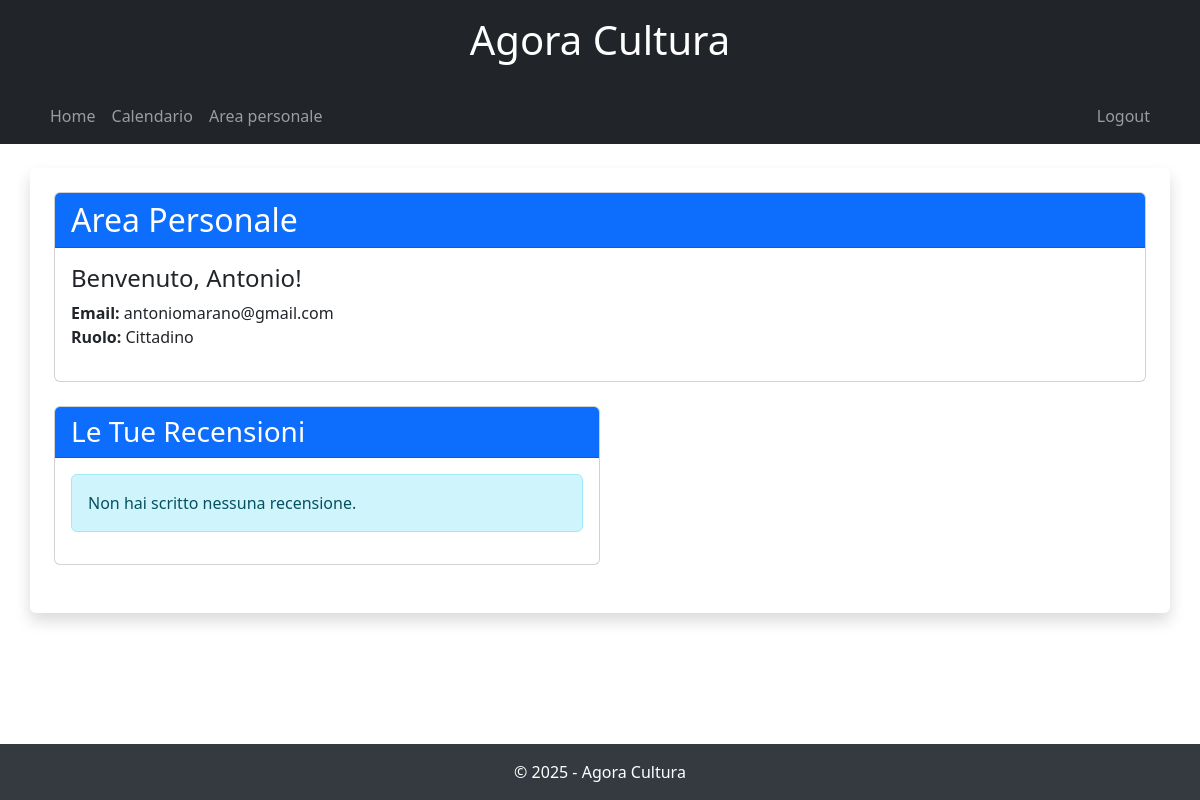
/area_personale/ (signed in), run on an earlier commit of the app's database.
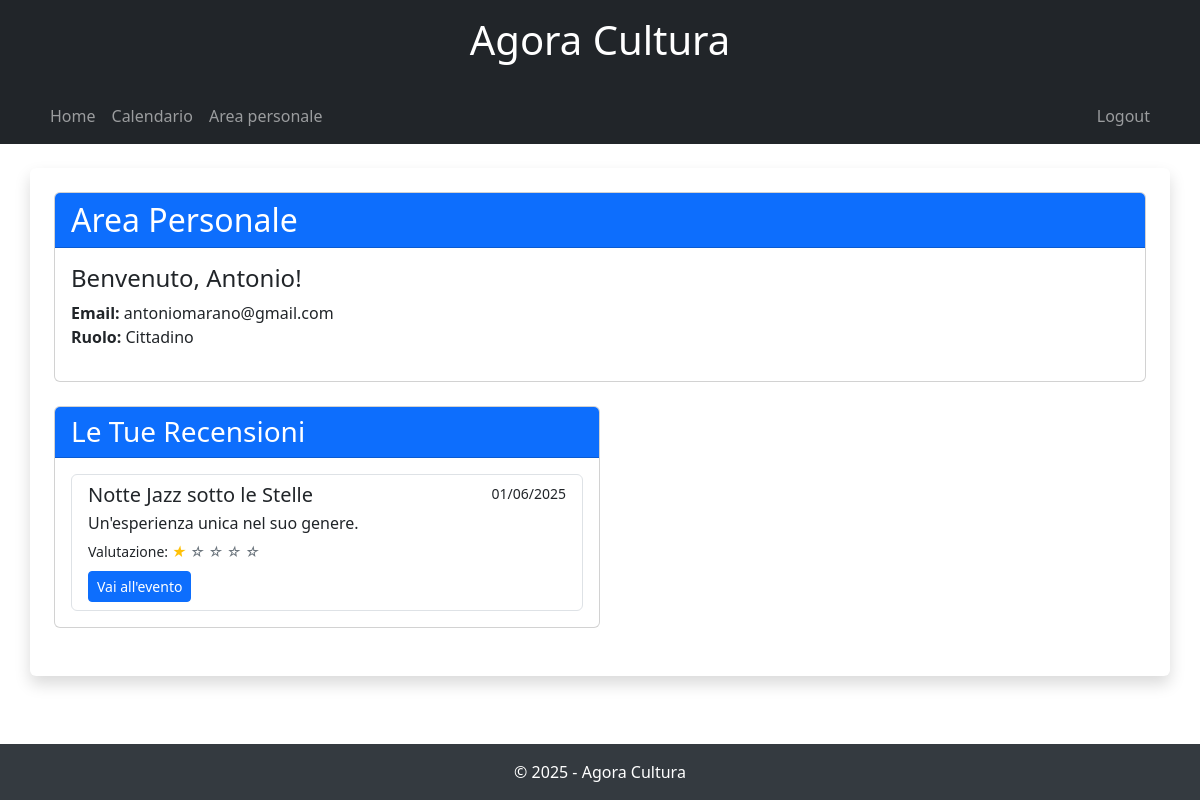
And on a later commit of the database.
### AgoraCultura/models.py (models this page shows, shortened)
class Recensione(models.Model):
    utente = models.ForeignKey(Utente, on_delete=models.CASCADE)
    evento = models.ForeignKey(Evento, on_delete=models.CASCADE)
    testo = models.TextField()
    valutazione = models.IntegerField()
    data = models.DateField(auto_now_add=True)
    class Meta:
        unique_together = ('utente', 'evento')

class Evento(models.Model):
    titolo = models.CharField(max_length=100)
    descrizione = models.TextField()
    prezzo = models.DecimalField(max_digits=6, decimal_places=2)
    tipologia = models.CharField(max_length=100)
    evidenza = models.BooleanField(default=False)
    supervisionato = models.BooleanField(default=False)
    organizzatore = models.ForeignKey(Utente, on_delete=models.CASCADE, related_name='eventi_organizzati', null=True)
    categorie = models.ManyToManyField(Categoria, through='Associazione')

### AgoraCultura/views.py (the view)
# urls.py: path('area_personale/', views.area_personale, name='area_personale'),
@login_required
def area_personale(request):
    prenotazioni = Prenotazione.objects.filter(utente=request.user).select_related('evento')
    recensioni = Recensione.objects.filter(utente=request.user).select_related('evento')
    eventi_info = []
    for prenotazione in prenotazioni:
        evento = prenotazione.evento
        svolgimento = Svolgimento.objects.filter(evento=evento, data__gte=prenotazione.data_prenotazione).order_by('data', 'orario').first()
        if svolgimento:
            eventi_info.append({
                'evento': evento,
                'prenotazione': prenotazione,
                'svolgimento': svolgimento
            })
    eventi_organizzatore = []
    if request.user.ruolo == 'Organizzatore':
        eventi_organizzatore = Evento.objects.all()
    return render(request, 'area_personale.html', {
        'eventi_info': eventi_info,
        'recensioni': recensioni,
        'eventi_organizzatore': eventi_organizzatore,
        'user': request.user
    })

### templates/area_personale.html (shortened to what this page needs)
{% extends 'base.html' %}
{% block content %}
<div class="row mb-4">
    <div class="col-md-12">
        <div class="card">
            <div class="card-header bg-primary text-white">
                <h2 class="mb-0">Area Personale</h2>
            </div>
            <div class="card-body">
                <h4>Benvenuto, {{ user.username }}!</h4>
                <p>
                    <strong>Email:</strong> {{ user.email }}<br>
                    <strong>Ruolo:</strong> {{ user.ruolo }}
                </p>
            </div>
        </div>
    </div>
</div>
    {% if user.ruolo == 'Cittadino' %}
    <div class="col-md-6">
        <div class="card mb-4">
            <div class="card-header bg-primary text-white">
                <h3 class="mb-0">Le Tue Recensioni</h3>
            </div>
            <div class="card-body">
                {% if recensioni %}
                    <div class="list-group">
                        {% for recensione in recensioni %}
                            <div class="list-group-item">
                                <div class="d-flex w-100 justify-content-between">
                                    <h5 class="mb-1">{{ recensione.evento.titolo }}</h5>
                                    <small>{{ recensione.data|date:"d/m/Y" }}</small>
                                </div>
                                <p class="mb-1">{{ recensione.testo }}</p>
                                <small>Valutazione:
                                    {% for i in "12345" %}
                                        {% if forloop.counter <= recensione.valutazione %}
                                            <i class="text-warning">★</i>
                                        {% else %}
                                            <i class="text-secondary">☆</i>
                                        {% endif %}
                                    {% endfor %}
                                </small>
                                <div class="mt-2">
                                    <a href="{% url 'dettaglio_evento' recensione.evento.id %}" class="btn btn-sm btn-primary">Vai all'evento</a>
                                </div>
                            </div>
                        {% endfor %}
                    </div>
                {% else %}
                    <div class="alert alert-info">
                        Non hai scritto nessuna recensione.
                    </div>
                {% endif %}
            </div>
        </div>
    </div>
    {% endif %}
{% endblock %}

What changed in the data, as far as the page shows it:
added Recensione: evento.titolo "Notte Jazz sotto le Stelle", data "01/06/2025", testo "Un'esperienza unica nel suo genere.", valutazione 1 (drawn)
Also different on the page:
text no longer shown: "Non hai scritto nessuna recensione."
